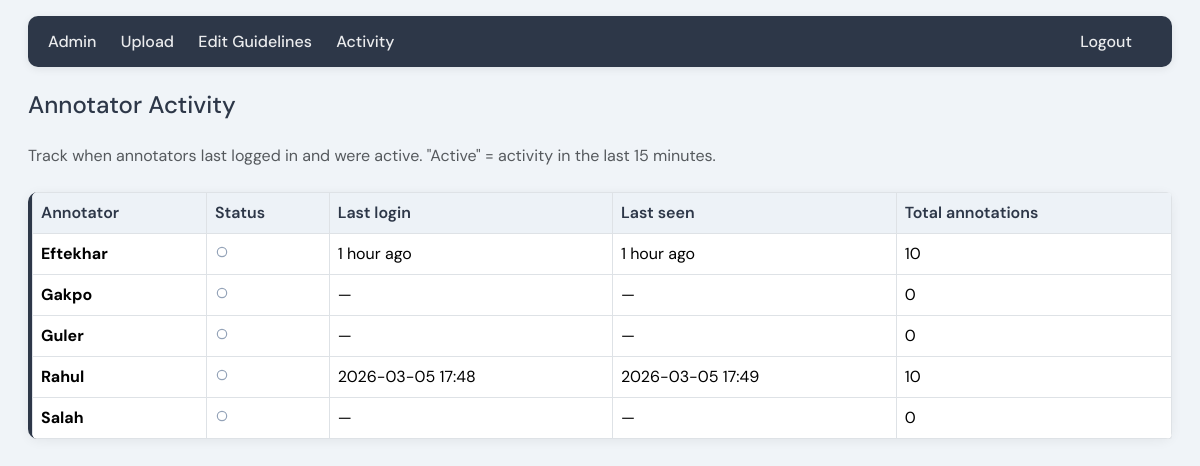
/admin/activity (signed in), run on the app's committed database.
### models.py (models this page shows, shortened)
class User(UserMixin, db.Model):
    __tablename__ = "users"
    id = db.Column(db.Integer, primary_key=True)
    username = db.Column(db.String(80), unique=True, nullable=False)
    password_hash = db.Column(db.String(256), nullable=False)
    is_admin = db.Column(db.Boolean, default=False)
    last_login_at = db.Column(db.DateTime, nullable=True)
    last_activity_at = db.Column(db.DateTime, nullable=True)

### app.py (the view)
@app.route("/admin/activity")
@login_required
def admin_activity():
    if not current_user.is_admin:
        abort(403)
    annotators = User.query.filter_by(is_admin=False).order_by(User.username).all()
    activity_data = []
    for u in annotators:
        total_anns = Annotation.query.filter_by(user_id=u.id).count()
        activity_data.append({
            "user": u,
            "total_annotations": total_anns,
            "last_login": format_time_ago(u.last_login_at),
            "last_activity": format_time_ago(u.last_activity_at),
            "is_active": u.last_activity_at and (datetime.utcnow() - u.last_activity_at).total_seconds() < 900,
        })
    return render_template("admin_activity.html", activity_data=activity_data)

### app.py (called while the page is built)
def capitalize_name(name):
    if not name:
        return ""
    s = str(name).strip()
    return s[0].upper() + s[1:].lower() if len(s) > 1 else s.upper()

@login_manager.user_loader
def load_user(user_id):
    return User.query.get(int(user_id))

@app.context_processor
def inject_guidelines():
    return {"guidelines_html": get_guidelines()}

def format_time_ago(dt):
    if not dt:
        return "—"
    now = datetime.utcnow()
    diff = now - dt
    secs = diff.total_seconds()
    if secs < 60:
        return "just now"
    if secs < 3600:
        m = int(secs / 60)
        return f"{m} min ago"
    if secs < 86400:
        h = int(secs / 3600)
        return f"{h} hour{'s' if h != 1 else ''} ago"
    if secs < 604800:
        d = int(secs / 86400)
        return f"{d} day{'s' if d != 1 else ''} ago"
    return dt.strftime("%Y-%m-%d %H:%M")

### models.py (called while the page is built)
def get_guidelines():
    s = AppSetting.query.filter_by(key="guidelines").first()
    if s and s.value:
        return s.value
    return _default_guidelines()

### templates/admin_activity.html (shortened to what this page needs)
{% extends "base.html" %}
{% block content %}
<h1 class="h4 mb-4" style="color: #2d3748;">Annotator Activity</h1>
<p class="text-muted mb-4">Track when annotators last logged in and were active. "Active" = activity in the last 15 minutes.</p>
<div class="card activity-card">
    <div class="table-responsive">
        <table class="table table-bordered table-hover mb-0">
            <thead>
                <tr>
                    <th>Annotator</th>
                    <th>Status</th>
                    <th>Last login</th>
                    <th>Last seen</th>
                    <th>Total annotations</th>
                </tr>
            </thead>
            <tbody>
                {% for a in activity_data %}
                <tr>
                    <td><strong>{{ a.user.username|capitalize }}</strong></td>
                    <td>
                        {% if a.is_active %}
                        <span class="status-icon status-active" title="Active"><svg xmlns="http://www.w3.org/2000/svg" width="14" height="14" viewBox="0 0 24 24" fill="currentColor"><circle cx="12" cy="12" r="8"/></svg></span>
                        {% else %}
                        <span class="status-icon status-inactive" title="Inactive"><svg xmlns="http://www.w3.org/2000/svg" width="14" height="14" viewBox="0 0 24 24" fill="none" stroke="currentColor" stroke-width="2"><circle cx="12" cy="12" r="8"/></svg></span>
                        {% endif %}
                    </td>
                    <td title="{{ a.user.last_login_at.strftime('%Y-%m-%d %H:%M:%S UTC') if a.user.last_login_at else '' }}">{{ a.last_login }}</td>
                    <td title="{{ a.user.last_activity_at.strftime('%Y-%m-%d %H:%M:%S UTC') if a.user.last_activity_at else '' }}">{{ a.last_activity }}</td>
                    <td>{{ a.total_annotations }}</td>
                </tr>
                {% endfor %}
            </tbody>
        </table>
    </div>
</div>
{% endblock %}

### templates/base.html (style rules this page uses)
* { box-sizing: border-box; }
body { font-family: 'DM Sans', system-ui, sans-serif; margin: 0; padding: 1rem; background: #f0f4f8; }
h1 { margin-top: 0; }
table { width: 100%; border-collapse: collapse; background: white; box-shadow: 0 1px 3px rgba(0,0,0,0.1); border-radius: 6px; overflow: hidden; }
th, td { padding: 0.5rem 0.75rem; text-align: left; border-bottom: 1px solid #ddd; }
th { background: #f8f9fa; font-weight: 600; }
.card { background: white; border-radius: 10px; box-shadow: 0 2px 12px rgba(0,0,0,0.06); margin-bottom: 1rem; border: none; transition: box-shadow 0.2s, transform 0.2s; }

### templates/admin_activity.html (style rules this page uses)
.activity-card { border-left: 4px solid #2d3748; }
.activity-card .table thead th { background: #edf2f7 !important; color: #2d3748; font-weight: 600; }
.status-icon { display: inline-flex; align-items: center; gap: 0.35rem; }
.status-inactive { color: #94a3b8; }

### data on the page
User: user.username "Eftekhar"
User: user.username "Gakpo"
User: user.username "Guler"
User: user.username "Rahul"
User: user.username "Salah"

### other printed values
{{ a.last_login }} "1 hour ago" "—" "—" "2026-03-05 17:48" "—"
{{ a.last_activity }} "1 hour ago" "—" "—" "2026-03-05 17:49" "—"
{{ a.total_annotations }} "10" "0" "0" "10" "0"
